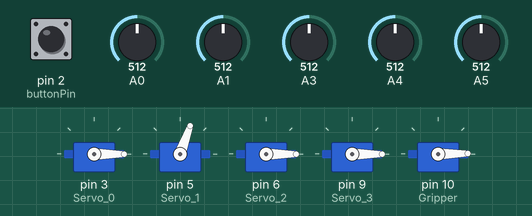
The sketch below on a simulated Arduino Uno, built with avr-gcc and run on an emulated ATmega328P. Parts: 5 × servo. The inputs (shaded band) are chosen by the test bench; at power-on: pin 2 (buttonPin) LOW, A0 = 512, A1 = 512, A3 = 512, A4 = 512, A5 = 512.

Above: at 1.2 s.
1.3 s: pin 2 (buttonPin) pulled HIGH for 0.15 s
At 2.3 s:
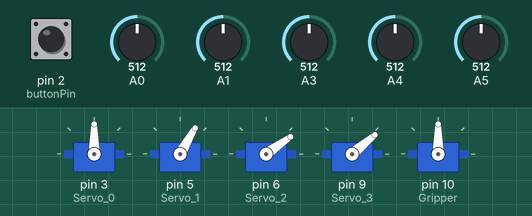
Timing chart, 0 to 4.3 s (numbered marks = the images above; inputs shaded):
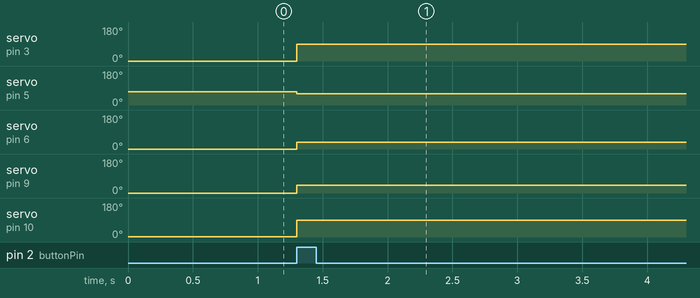

Measured:
- after the input at 1.3 s, servo on pin 3 (Servo_0): 0° → 90° at once; servo on pin 5 (Servo_1): 70° → 60° at once; servo on pin 6 (Servo_2): 0° → 35° at once; servo on pin 9 (Servo_3): 0° → 40° at once; servo on pin 10 (Gripper): 1° → 90° at once

The sketch:

Robotic_arm.ino
```cpp
#include <Servo.h> //Servo header file


//Declare object for 5 Servo Motors

Servo Servo_0;

Servo Servo_1;

Servo Servo_2;

Servo Servo_3;

Servo Gripper;


//Global Variable Declaration

int S0_pos, S1_pos, S2_pos, S3_pos, G_pos;

int P_S0_pos, P_S1_pos, P_S2_pos, P_S3_pos, P_G_pos;

int C_S0_pos, C_S1_pos, C_S2_pos, C_S3_pos, C_G_pos;

int POT_0,POT_1,POT_2,POT_3,POT_4;

int buttonPin = 2; // the digital pin to read the state of the push button
int buttonState = 0; // variable to store the state of the push button


int saved_data[700]; //Array for saving recorded data


int array_index=0;

bool isRecording;
bool isPlaying;


int action_pos;

int action_servo;


void setup() {

Serial.begin(9600); //Serial Monitor for Debugging


//Declare the pins to which the Servo Motors are connected to

Servo_0.attach(3);

Servo_1.attach(5);

Servo_2.attach(6);

Servo_3.attach(9);

Gripper.attach(10);


//Write the servo motors to initial position

Servo_0.write(0);

Servo_1.write(70);

Servo_2.write(0);

Servo_3.write(0);

Gripper.write(1);


}


void Read_POT() //Function to read the Analog value form POT and map it to Servo value

{

   POT_0 = analogRead(A0); POT_1 = analogRead(A1); POT_2 = analogRead(A3); POT_3 = analogRead(A4); POT_4 = analogRead(A5); //Read the Analog values form all five POT

   S0_pos = map(POT_0,0,1024,0,180); //Map it for 1st Servo (Base motor)

   S1_pos = map(POT_1,0,1024,30,90); //Map it for 2nd Servo (Hip motor)

   S2_pos = map(POT_2,0,1024,0,70); //Map it for 3rd Servo (Shoulder motor)

   S3_pos = map(POT_3,0,1024,0,80); //Map it for 4th Servo (Neck motor)

   G_pos  = map(POT_4,0,1024,0,180);  //Map it for 5th Servo (Gripper motor)

}


void Record() //Function to Record the movements of the Robotic Arm

{

Read_POT(); //Read the POT values  for 1st time


//Save it in a variable to compare it later

   P_S0_pos = S0_pos;

   P_S1_pos = S1_pos;

   P_S2_pos = S2_pos;

   P_S3_pos = S3_pos;

   P_G_pos  = G_pos;


Read_POT(); //Read the POT value for 2nd time


   if (P_S0_pos == S0_pos) //If 1st and 2nd value are same

   {

    Servo_0.write(S0_pos); //Control the servo


    if (C_S0_pos != S0_pos) //If the POT has been turned

    {

      saved_data[array_index] = S0_pos + 0; //Save the new position to the array. Zero is added for zeroth motor (for understading purpose)

      array_index++; //Increase the array index

    }


    C_S0_pos = S0_pos; //Saved the previous value to check if the POT has been turned

   }


//Similarly repeat for all 5 servo Motors

   if (P_S1_pos == S1_pos)

   {

    Servo_1.write(S1_pos);


    if (C_S1_pos != S1_pos)

    {

      saved_data[array_index] = S1_pos + 1000; //1000 is added for 1st servo motor as differentiator

      array_index++;

    }


    C_S1_pos = S1_pos;

   }


   if (P_S2_pos == S2_pos)

   {

    Servo_2.write(S2_pos);


    if (C_S2_pos != S2_pos)

    {

      saved_data[array_index] = S2_pos + 2000; //2000 is added for 2nd servo motor as differentiator

      array_index++;

    }


    C_S2_pos = S2_pos;

   }


   if (P_S3_pos == S3_pos)

   {

    Servo_3.write(S3_pos);


    if (C_S3_pos != S3_pos)

    {

      saved_data[array_index] = S3_pos + 3000; //3000 is added for 3rd servo motor as differentiater

      array_index++;

    }


    C_S3_pos = S3_pos;

   }


   if (P_G_pos == G_pos)

   {

    Gripper.write(G_pos);


    if (C_G_pos != G_pos)

    {

      saved_data[array_index] = G_pos + 4000; //4000 is added for 4th servo motor as differentiator

      array_index++;

    }


    C_G_pos = G_pos;

   }


  delay(100);

}


void Play() //Functon to play the recorded movements on the Robotic ARM

{

  for (int Play_action=0; Play_action<array_index; Play_action++) //Navigate through every saved element in the array

  {

    action_servo = saved_data[Play_action] / 1000; //The fist character of the array element is split for knowing the servo number

    action_pos = saved_data[Play_action] % 1000; //The last three characters of the array element is split to know the servo postion


    switch(action_servo){ //Check which servo motor should be controlled

      case 0: //If zeroth motor

        Servo_0.write(action_pos);

      break;


      case 1://If 1st motor

        Servo_1.write(action_pos);

      break;


      case 2://If 2nd motor

        Servo_2.write(action_pos);

      break;


      case 3://If 3rd motor

        Servo_3.write(action_pos);

      break;


      case 4://If 4th motor

        Gripper.write(action_pos);

      break;

    }


    delay(100);


  }

}


void startRecording() {
  // turn on the LED to indicate that recording has started
  digitalWrite(13, HIGH);

  // start recording
  isRecording = true;
}

void startPlayback() {
  // send a message through the serial port to indicate that playback has started
  Serial.println("Playback started");

  // start playback
  isPlaying = true;
}

void loop() {

 // read the state of the push button
  buttonState = digitalRead(buttonPin);

  // if the push button is pressed, start recording
  if (buttonState == HIGH) {
    Record();
  }

  // if the push button is released, stop recording and start playback
  if (buttonState == LOW && isRecording) {
    Play();
  }

}
```
